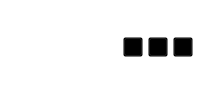
        <widget class="QFrame" name="title">
         <property name="styleSheet">
          <string notr="true">QFrame, QPushButton{
	background: rgba(1, 1, 1, 0);
	color: rgba(255, 255, 255, 0.7)
}

QFrame#title{
	background: rgba(0, 0, 0, 0.5);
	border-top-left-radius: 5px;
	border-top-right-radius: 5px;
}

QPushButton:hover{
	background: rgba(255, 255, 255, 0.1)
}

QPushButton#pushButton_max{
	image: url(:/icons/svg/maximize.svg);
}


QPushButton#pushButton_max:checked{
	image: url(:/icons/svg/minimize.svg);
}</string>
         </property>
         <property name="frameShape">
          <enum>QFrame::StyledPanel</enum>
         </property>
         <property name="frameShadow">
          <enum>QFrame::Raised</enum>
         </property>
         <layout class="QHBoxLayout" name="horizontalLayout_8">
          <property name="spacing">
           <number>10</number>
          </property>
          <property name="leftMargin">
           <number>0</number>
          </property>
          <property name="topMargin">
           <number>0</number>
          </property>
          <property name="rightMargin">
           <number>0</number>
          </property>
          <property name="bottomMargin">
           <number>5</number>
          </property>
          <item>
           <widget class="QFrame" name="frame">
            <property name="frameShape">
             <enum>QFrame::StyledPanel</enum>
            </property>
            <property name="frameShadow">
             <enum>QFrame::Raised</enum>
            </property>
            <layout class="QHBoxLayout" name="horizontalLayout_12">
             <property name="spacing">
              <number>10</number>
             </property>
             <property name="leftMargin">
              <number>10</number>
             </property>
             <property name="topMargin">
              <number>5</number>
             </property>
             <property name="rightMargin">
              <number>0</number>
             </property>
             <property name="bottomMargin">
              <number>5</number>
             </property>
             <item>
              <widget class="QLabel" name="label_title">
               <property name="font">
                <font>
                 <pointsize>9</pointsize>
                </font>
               </property>
               <property name="text">
                <string>Convert py to exe</string>
               </property>
              </widget>
             </item>
            </layout>
           </widget>
          </item>
          <item alignment="Qt::AlignRight|Qt::AlignVCenter">
           <widget class="QFrame" name="button_title">
            <property name="maximumSize">
             <size>
              <width>100</width>
              <height>16777215</height>
             </size>
            </property>
            <property name="frameShape">
             <enum>QFrame::StyledPanel</enum>
            </property>
            <property name="frameShadow">
             <enum>QFrame::Raised</enum>
            </property>
            <layout class="QHBoxLayout" name="horizontalLayout_9">
             <property name="spacing">
              <number>5</number>
             </property>
             <property name="leftMargin">
              <number>0</number>
             </property>
             <property name="topMargin">
              <number>0</number>
             </property>
             <property name="rightMargin">
              <number>5</number>
             </property>
             <property name="bottomMargin">
              <number>0</number>
             </property>
             <item>
              <widget class="QPushButton" name="pushButton_min">
               <property name="minimumSize">
                <size>
                 <width>20</width>
                 <height>20</height>
                </size>
               </property>
               <property name="maximumSize">
                <size>
                 <width>20</width>
                 <height>20</height>
                </size>
               </property>
               <property name="toolTip">
                <string>Minimize</string>
               </property>
               <property name="text">
                <string/>
               </property>
               <property name="icon">
                <iconset resource="../imgs/icons.qrc">
                 <normaloff>:/icons/svg/minus.svg</normaloff>:/icons/svg/minus.svg</iconset>
               </property>
              </widget>
             </item>
             <item alignment="Qt::AlignTop">
              <widget class="QPushButton" name="pushButton_max">
               <property name="minimumSize">
                <size>
                 <width>20</width>
                 <height>20</height>
                </size>
               </property>
               <property name="maximumSize">
                <size>
                 <width>20</width>
                 <height>20</height>
                </size>
               </property>
               <property name="toolTip">
                <string>Maximize</string>
               </property>
               <property name="text">
                <string/>
               </property>
               <property name="checkable">
                <bool>true</bool>
               </property>
               <property name="checked">
                <bool>false</bool>
               </property>
              </widget>
             </item>
             <item alignment="Qt::AlignTop">
              <widget class="QPushButton" name="pushButton_exit">
               <property name="minimumSize">
                <size>
                 <width>20</width>
                 <height>20</height>
                </size>
               </property>
               <property name="maximumSize">
                <size>
                 <width>20</width>
                 <height>20</height>
                </size>
               </property>
               <property name="toolTip">
                <string>Close</string>
               </property>
               <property name="text">
                <string/>
               </property>
               <property name="icon">
                <iconset resource="../imgs/icons.qrc">
                 <normaloff>:/icons/svg/x.svg</normaloff>:/icons/svg/x.svg</iconset>
               </property>
              </widget>
             </item>
            </layout>
           </widget>
          </item>
         </layout>
        </widget>
